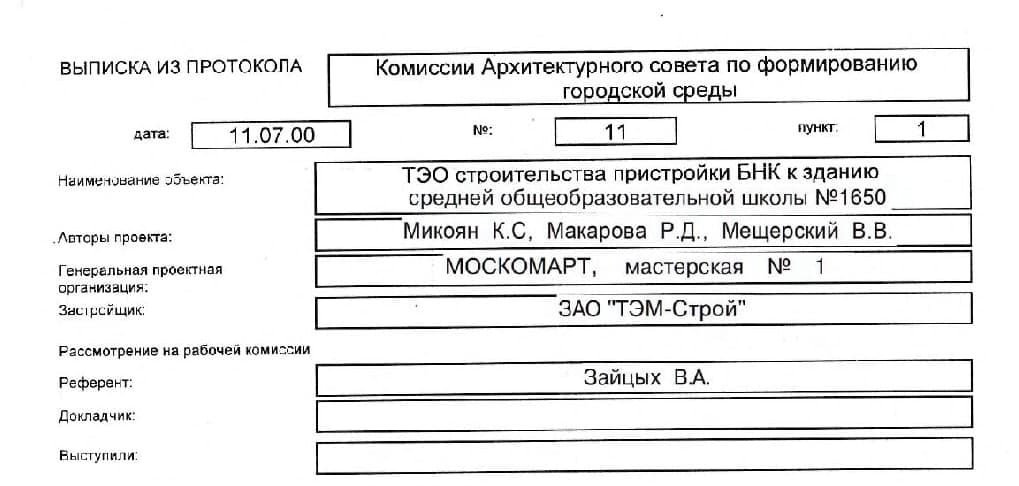
#> input picture cv/1.jpg, 1019 x 486 px; its folder holds only this picture in this run
$ python cv.py   (older library calls are emulated)
#> lines starting #> are read from the running program, lines starting #| are printed output that depends on the picture; after the words box and inside, x2 and y2 are one past the last pixel; in counts of white or black regions, pixels touching at a corner belong together
import re
import sys
import os

import cv2
import numpy as np
import pytesseract

DEFRAGMENTATION_KERNEL = cv2.getStructuringElement(cv2.MORPH_RECT, (300, 1))
SPLIT_KERNEL = cv2.getStructuringElement(cv2.MORPH_RECT, (100, 75))
EXTRACT_KERNEL = cv2.getStructuringElement(cv2.MORPH_RECT, (25, 75))


def get_contours(image, kernel):
    gray = cv2.cvtColor(image, cv2.COLOR_BGR2GRAY)
    ret, thresh = cv2.threshold(gray, 0, 255, cv2.THRESH_OTSU | cv2.THRESH_BINARY_INV)
    closed = cv2.morphologyEx(thresh, cv2.MORPH_CLOSE, kernel)
    _, contours, _ = cv2.findContours(closed, cv2.RETR_EXTERNAL, cv2.CHAIN_APPROX_NONE)
    return contours


def get_fragments(image, kernel):
    images = []
    for cnt in get_contours(image, kernel):
        x, y, w, h = cv2.boundingRect(cnt)
        if w * h < 100:
            continue
        cropped = image[y:y + h, x:x + w]
        if len(get_contours(cropped, SPLIT_KERNEL)) > 2:
            images.extend(get_fragments(cropped, SPLIT_KERNEL))
        else:
            images.append(cropped.copy())
    return list(reversed(images))


def unsharp_mask(image, kernel_size=(5, 5), sigma=1.0, amount=1.0, threshold=0):
    blurred = cv2.GaussianBlur(image, kernel_size, sigma)
    sharpened = float(amount + 1) * image - float(amount) * blurred
    sharpened = np.maximum(sharpened, np.zeros(sharpened.shape))
    sharpened = np.minimum(sharpened, 255 * np.ones(sharpened.shape))
    sharpened = sharpened.round().astype(np.uint8)
    if threshold > 0:
        low_contrast_mask = np.absolute(image - blurred) < threshold
        np.copyto(sharpened, image, where=low_contrast_mask)
    return sharpened


def delete_spaces(s):
    return re.sub(r"\s*\n\s*", ' ', s.strip())


def extract_string(image, thresh=90):
    cnt = get_contours(image, EXTRACT_KERNEL)[0]
    x, y, w, h = cv2.boundingRect(cnt)
    cropped = image[y:y + h, x:x + w]
    cropped = cv2.resize(cropped, None, fx=1.2, fy=1.2, interpolation=cv2.INTER_CUBIC)
    cropped = unsharp_mask(cropped, kernel_size=(7, 7))
    _, cropped = cv2.threshold(cropped, thresh, 255, cv2.THRESH_BINARY)
    info = pytesseract.image_to_string(cropped, lang='rus', config='--oem 1')
    info = ''.join((filter(lambda a: a not in ['|', '_'], info)))
    info = delete_spaces(info)
    return info if info != '' else ' '


# [10 lines left out: function extract_number, not called in this run]


def form_json(images):
    dct = dict()
    dct['Выписка из протокола'] = extract_string(images[0])
    dct['дата'] = extract_string(images[3])
    dct['номер'] = str(extract_number(images[2]))
    dct['пункт'] = str(extract_number(images[1]))
    dct['Наименование объекта'] = extract_string(images[4])
    dct['Авторы проекта'] = extract_string(images[5], 70)
    dct['Генеральная проектная организация'] = extract_string(images[6])
    dct['Застройщик'] = extract_string(images[7])
    dct['Рассмотрение на рабочей комиссии'] = ' '
    dct['Референт'] = extract_string(images[9])
    dct['Докладчик'] = extract_string(images[10])
    dct['Выступили'] = extract_string(images[11])
    return str(dct).replace('\',', '\',\n').replace('}', '\n}').replace('\"', '\\\"').replace('\'', '\"')


def main(path = ""):
#> called with path = ''
    if path != "":
        image = cv2.imread(path)
        image = cv2.resize(image, None, fx=1.2, fy=1.2, interpolation=cv2.INTER_CUBIC)
        images = get_fragments(image, DEFRAGMENTATION_KERNEL)
        file = open(f"{path}.json", "w+")
        file.write(form_json(images))
        file.close()
        print(f"Result moved to {path}.json")
    else:
        path = "cv"
        file = open("result.json", "w+")
        file.write("{\n")

        jsons = []
        files = os.listdir(path)
        files.sort()
        jpgs = filter(lambda x: x.endswith('.jpg'), files)
        for img in jpgs:
            img = cv2.imread(f"{path}/{img}")
#> img is the input picture: shape (486, 1019, 3); mean B, G, R 234.4, 234.4, 234.4
            img = cv2.resize(img, None, fx=1.2, fy=1.2, interpolation=cv2.INTER_CUBIC)
#> img: shape (583, 1223, 3)
            imgs = get_fragments(img, DEFRAGMENTATION_KERNEL)
#> in get_contours, `ret, thresh = cv2.threshold(gray, 0, 255, cv2.THRESH_OTSU | cv2.THRESH..`:
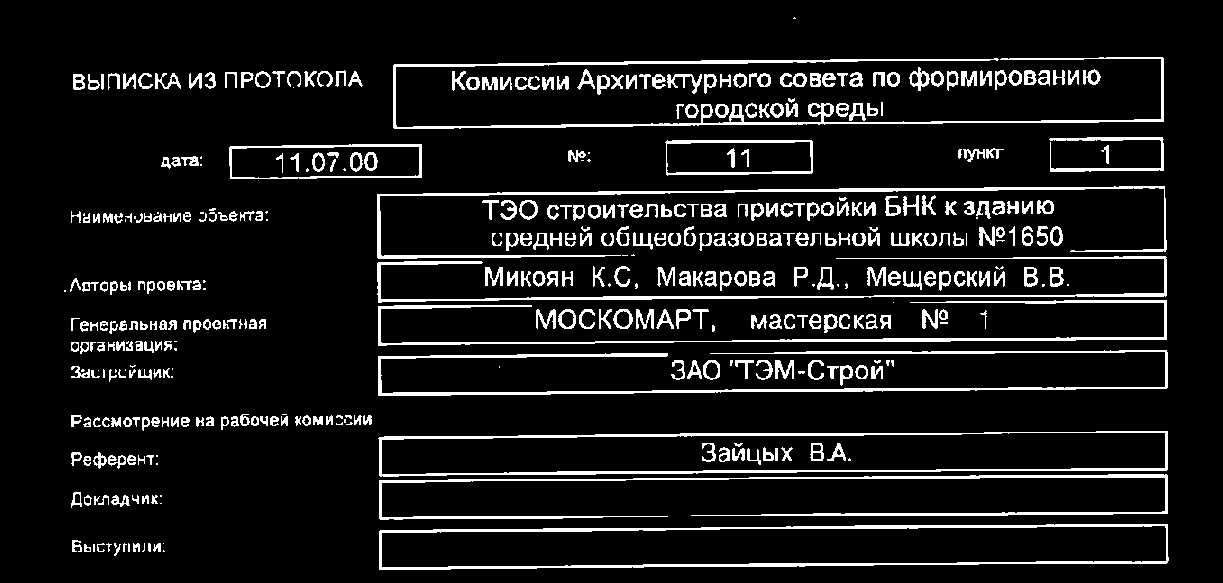
#> thresh: shape (583, 1223); 9.2% white; 440 white regions (78 under 20 px), largest, box (x1, y1, x2, y2) and area: (379, 524, 1169, 570) 4772, (393, 57, 1164, 129) 4749, (378, 350, 1168, 396) 4471
#> in get_contours, `ret, thresh = cv2.threshold(gray, 0, 255, cv2.THRESH_OTSU | cv2.THRESH..`: ret = 157
#> in get_contours, `closed = cv2.morphologyEx(thresh, cv2.MORPH_CLOSE, kernel)`:
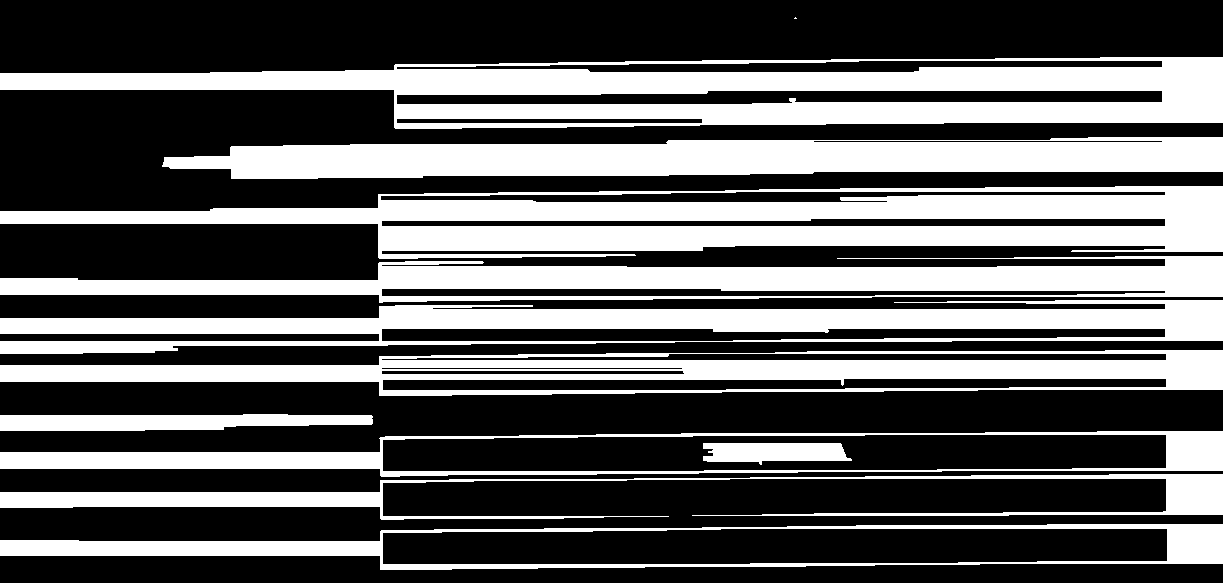
#> closed: shape (583, 1223); 37.1% white; 12 white regions (1 under 20 px)
#> in get_contours, `_, contours, _ = cv2.findContours(closed, cv2.RETR_EXTERNAL, cv2.CHAIN..`: contours = 11 contours, 1 with area under 20; largest, box (x1, y1, x2, y2) and area: (0, 57, 1223, 129) 59708, (0, 186, 1223, 259) 54708, (0, 350, 1223, 396) 38923, (0, 431, 1223, 477) 38540, (0, 524, 1223, 570) 38163
#> the loop in get_fragments, `for cnt in get_contours(image, kernel):` made 11 passes
#> (x, y, w, h) on passes 1 to 8: (0, 524, 1223, 46), (0, 474, 1223, 46), (0, 431, 1223, 46), (0, 414, 373, 17), (0, 350, 1223, 46), (0, 300, 1223, 54), (0, 256, 1223, 47), (0, 186, 1223, 73)
#> after the loop in get_fragments, `for cnt in get_contours(image, kernel):`:
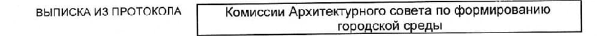
#> cropped: shape (72, 1223, 3) (shown at 1/2 size); min 0, max 255, mean 223.6
#> after the loop in get_fragments, `for cnt in get_contours(image, kernel):`: images = 12 items
#> imgs = 12 items
            jsons.append(form_json(imgs))
#> in get_contours (call 16), `ret, thresh = cv2.threshold(gray, 0, 255, cv2.THRESH_OTSU | cv2.THRESH..`:
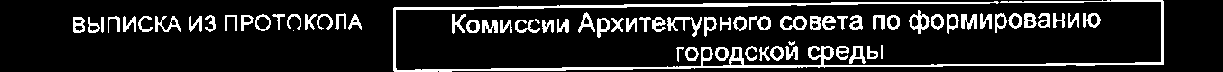
#> thresh: shape (72, 1223); 13.5% white; 71 white regions (2 under 20 px), largest, box (x1, y1, x2, y2) and area: (393, 0, 1164, 72) 4665, (667, 17, 702, 37) 235, (909, 10, 930, 34) 204
#> in get_contours (call 16), `closed = cv2.morphologyEx(thresh, cv2.MORPH_CLOSE, kernel)`:
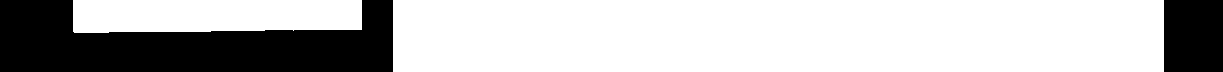
#> closed: shape (72, 1223); 73.3% white; 2 black regions
#> in get_contours (call 16), `_, contours, _ = cv2.findContours(closed, cv2.RETR_EXTERNAL, cv2.CHAIN..`: contours = 2 contours; box (x1, y1, x2, y2) and area: (393, 0, 1164, 72) 54670, (73, 0, 362, 33) 8717
#> in extract_string, `cnt = get_contours(image, EXTRACT_KERNEL)[0]`: cnt = contour of 1682 points, box (x1, y1, x2, y2) (393, 0, 1164, 72), area 54670
#> in extract_string, `x, y, w, h = cv2.boundingRect(cnt)`: x = 393; y = 0; w = 771; h = 72
#> in unsharp_mask, `sharpened = np.maximum(sharpened, np.zeros(sharpened.shape))`:
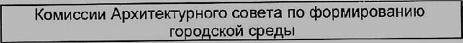
#> sharpened: shape (86, 925, 3) float64 (shown at 1/2 size); min 0, max 351, mean 215.2; drawn with min black and max white
#> in extract_string, `_, cropped = cv2.threshold(cropped, thresh, 255, cv2.THRESH_BINARY)`:
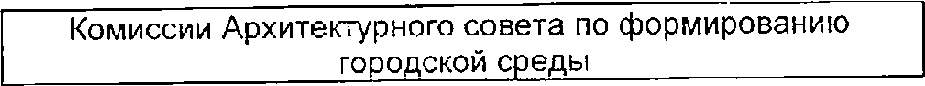
#> cropped: shape (86, 925, 3); 85.8% white; 63 black regions (5 under 20 px), largest, box (x1, y1, x2, y2) and area: (0, 1, 925, 86) 4702, (330, 21, 371, 44) 236, (620, 12, 643, 41) 234
#> (the call stopped at in extract_string, `info = pytesseract.image_to_string(cropped, lang='rus', config='--oem ..`: pytesseract is not available in this run)
        file.write(",\n".join(jsons))
        file.write("\n}")
        file.close()
        print("Done!")


if __name__ == '__main__':
    if len(sys.argv) > 1:
        main(sys.argv[1])
    else:
        main()

$ run again, on cv/2.jpg
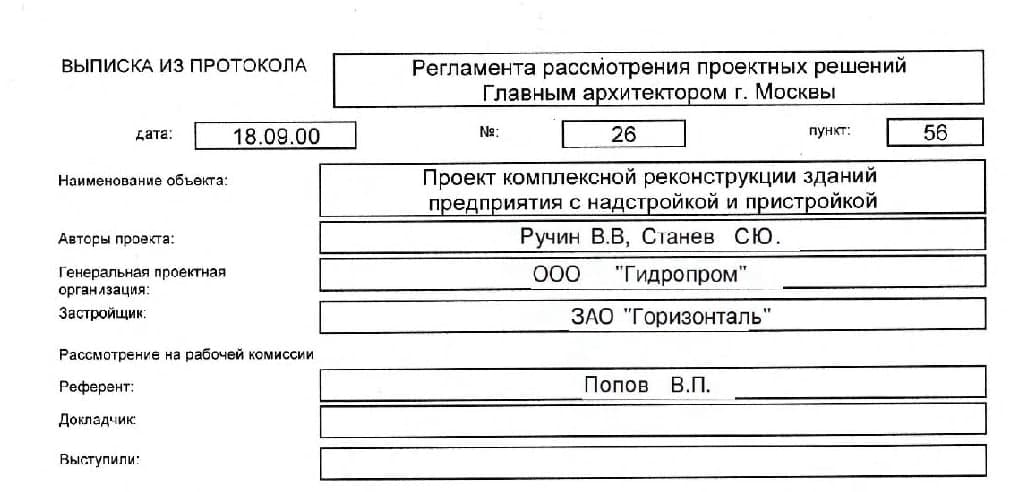
#> input picture cv/2.jpg, 1016 x 492 px
#> in main, img is the input picture: shape (492, 1016, 3); mean B, G, R 234.4, 234.4, 234.4
#> img: shape (590, 1219, 3)
#> in get_contours, `ret, thresh = cv2.threshold(gray, 0, 255, cv2.THRESH_OTSU | cv2.THRESH..`:
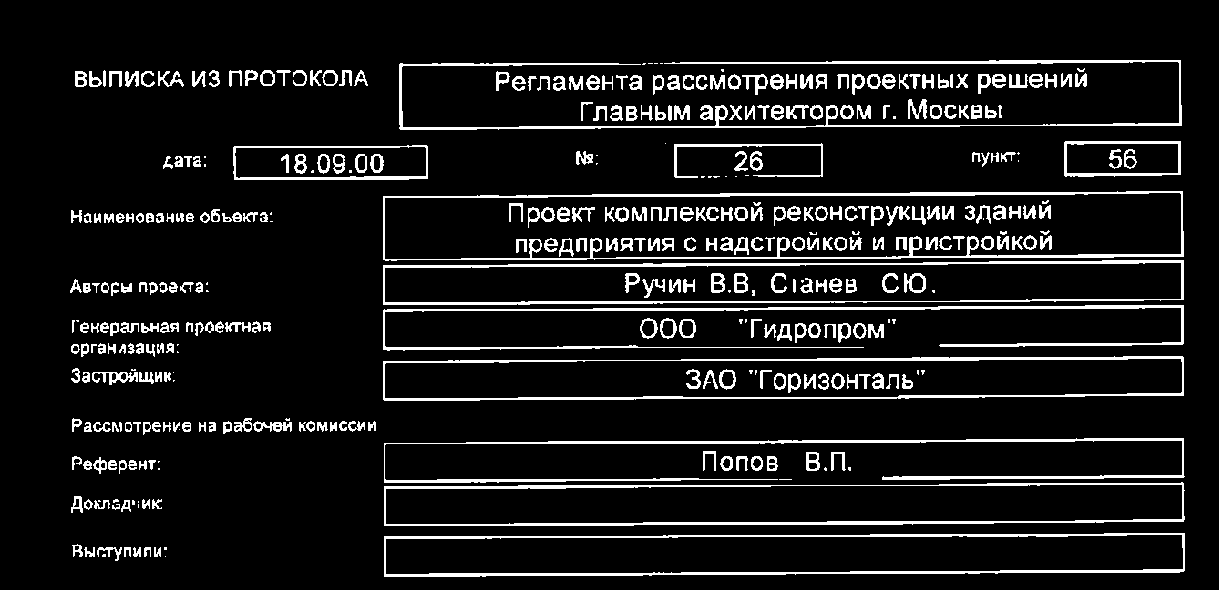
#> thresh: shape (590, 1219); 9.2% white; 397 white regions (63 under 20 px), largest, box (x1, y1, x2, y2) and area: (383, 191, 1184, 261) 4857, (384, 533, 1185, 577) 4453, (383, 260, 1184, 305) 4203
#> ret = 156
#> closed: shape (590, 1219); 35.7% white; 11 white regions
#> contours = 10 contours; largest, box (x1, y1, x2, y2) and area: (0, 60, 1219, 130) 59548, (0, 191, 1219, 261) 58666, (0, 438, 1219, 483) 38815, (0, 356, 1219, 401) 38620, (0, 260, 1219, 305) 37920
#> the loop in get_fragments, `for cnt in get_contours(image, kernel):` made 10 passes
#> (y, w, h) on passes 1 to 8: (533, 1219, 44), (482, 1219, 44), (438, 1219, 45), (418, 377, 17), (356, 1219, 45), (305, 1219, 52), (260, 1219, 45), (191, 1219, 70)
#> after the loop in get_fragments, `for cnt in get_contours(image, kernel):`: images = 12 items
#> gray: shape (70, 1219)
#> thresh: shape (70, 1219); 14.7% white; 90 white regions (8 under 20 px), largest, box (x1, y1, x2, y2) and area: (399, 0, 1182, 70) 4157, (908, 39, 927, 59) 198, (742, 14, 768, 35) 193
#> closed: shape (70, 1219); 73.3% white; 2 black regions
#> contours = 2 contours; box (x1, y1, x2, y2) and area: (399, 0, 1182, 70) 53914, (75, 0, 368, 27) 7455
#> cnt = contour of 1701 points, box (x1, y1, x2, y2) (399, 0, 1182, 70), area 53914
#> in extract_string, `x, y, w, h = cv2.boundingRect(cnt)`: x = 399; y = 0; w = 783; h = 70
#> in extract_string, `_, cropped = cv2.threshold(cropped, thresh, 255, cv2.THRESH_BINARY)`:
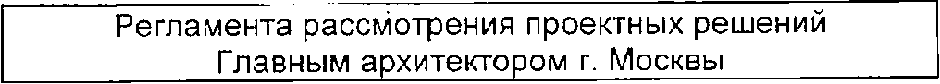
#> cropped: shape (84, 940, 3); 85.2% white; black in thin lines or dots

$ run again, on cv/3.jpg
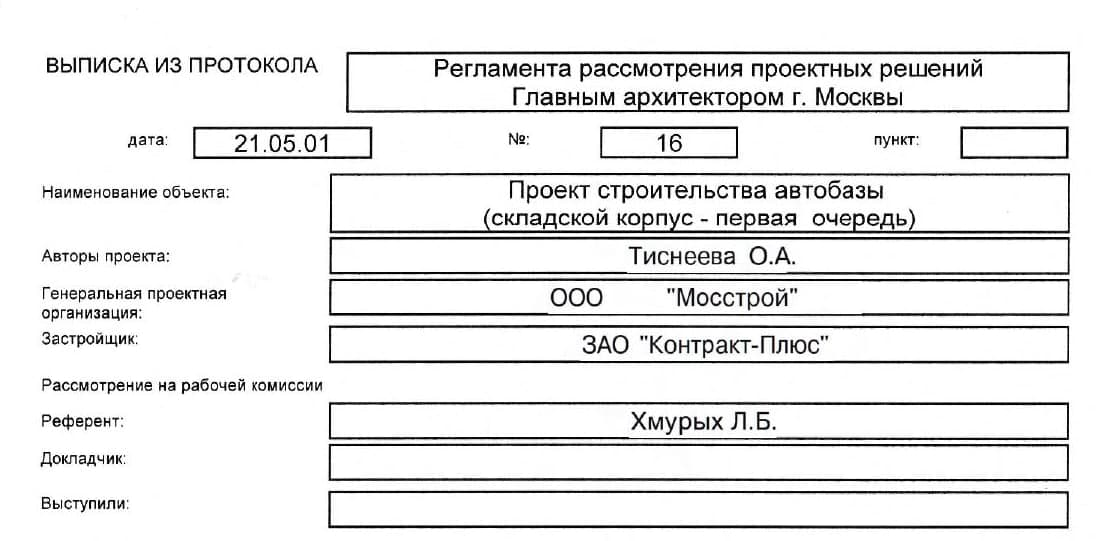
#> input picture cv/3.jpg, 1100 x 541 px
#> in main, img is the input picture: shape (541, 1100, 3); mean B, G, R 232.6, 232.6, 232.6
#> img: shape (649, 1320, 3)
#> in get_contours, `ret, thresh = cv2.threshold(gray, 0, 255, cv2.THRESH_OTSU | cv2.THRESH..`:
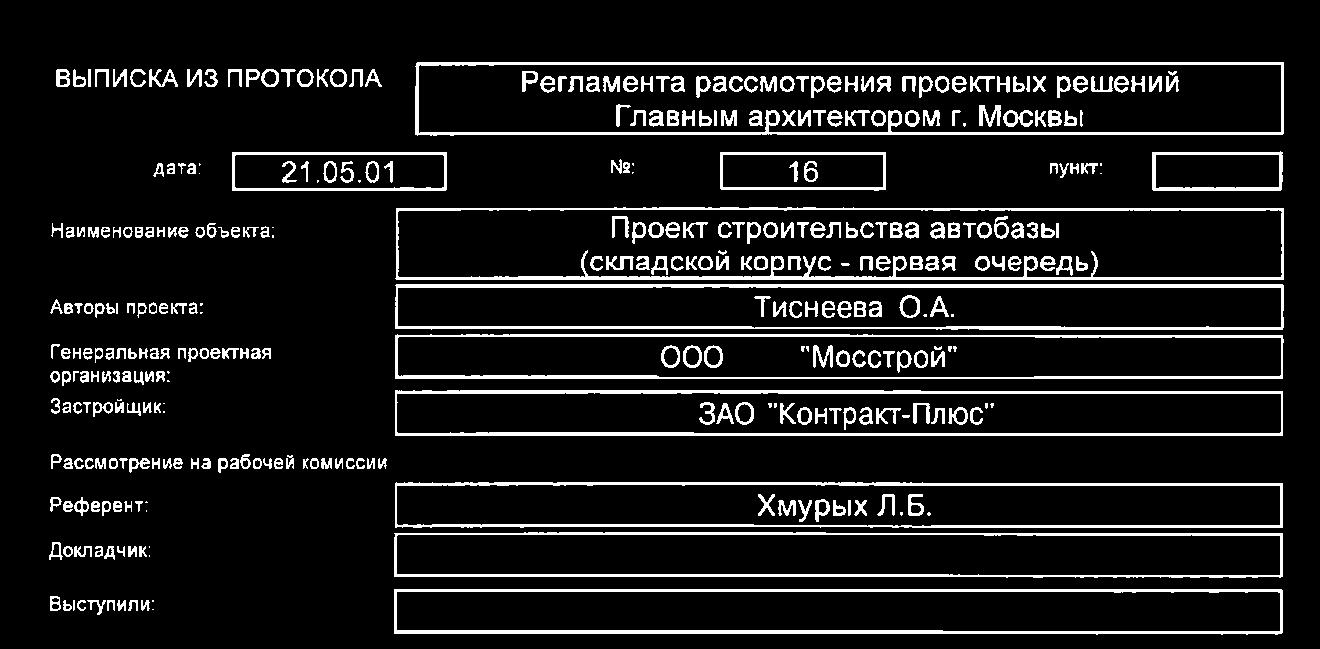
#> thresh: shape (649, 1320); 9.6% white; 367 white regions (35 under 20 px), largest, box (x1, y1, x2, y2) and area: (395, 207, 1284, 280) 6343, (395, 284, 1284, 330) 6298, (394, 589, 1283, 635) 6151
#> ret = 153
#> closed: shape (649, 1320); 32.4% white; 12 white regions
#> contours = 10 contours; largest, box (x1, y1, x2, y2) and area: (0, 62, 1320, 136) 72120, (0, 207, 1320, 280) 71262, (0, 334, 1320, 386) 49706, (0, 390, 1320, 436) 47628, (0, 284, 1320, 330) 47098
#> the loop in get_fragments, `for cnt in get_contours(image, kernel):` made 10 passes
#> (y, w, h) on passes 1 to 8: (589, 1320, 46), (532, 1320, 46), (482, 1320, 46), (454, 388, 19), (390, 1320, 46), (334, 1320, 52), (284, 1320, 46), (207, 1320, 73)
#> after the loop in get_fragments, `for cnt in get_contours(image, kernel):`: images = 12 items
#> gray: shape (74, 1320)
#> thresh: shape (74, 1320); 16.6% white; 83 white regions (1 under 20 px), largest, box (x1, y1, x2, y2) and area: (415, 0, 1284, 74) 5979, (979, 43, 1001, 64) 262, (1003, 48, 1033, 65) 242
#> closed: shape (74, 1320); 74.2% white; 2 black regions
#> contours = 2 contours; box (x1, y1, x2, y2) and area: (415, 0, 1284, 74) 63364, (56, 0, 382, 25) 7800
#> cnt = contour of 1882 points, box (x1, y1, x2, y2) (415, 0, 1284, 74), area 63364
#> in extract_string, `x, y, w, h = cv2.boundingRect(cnt)`: x = 415; y = 0; w = 869; h = 74
#> in extract_string, `_, cropped = cv2.threshold(cropped, thresh, 255, cv2.THRESH_BINARY)`:
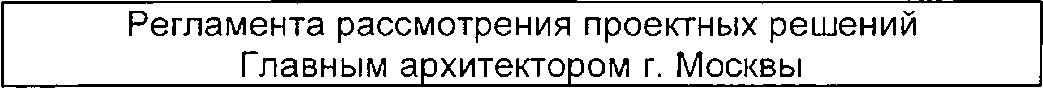
#> cropped: shape (89, 1043, 3); 83.2% white; 67 black regions (1 under 20 px), largest, box (x1, y1, x2, y2) and area: (1, 0, 1043, 88) 6488, (677, 51, 703, 77) 293, (516, 58, 546, 77) 211
